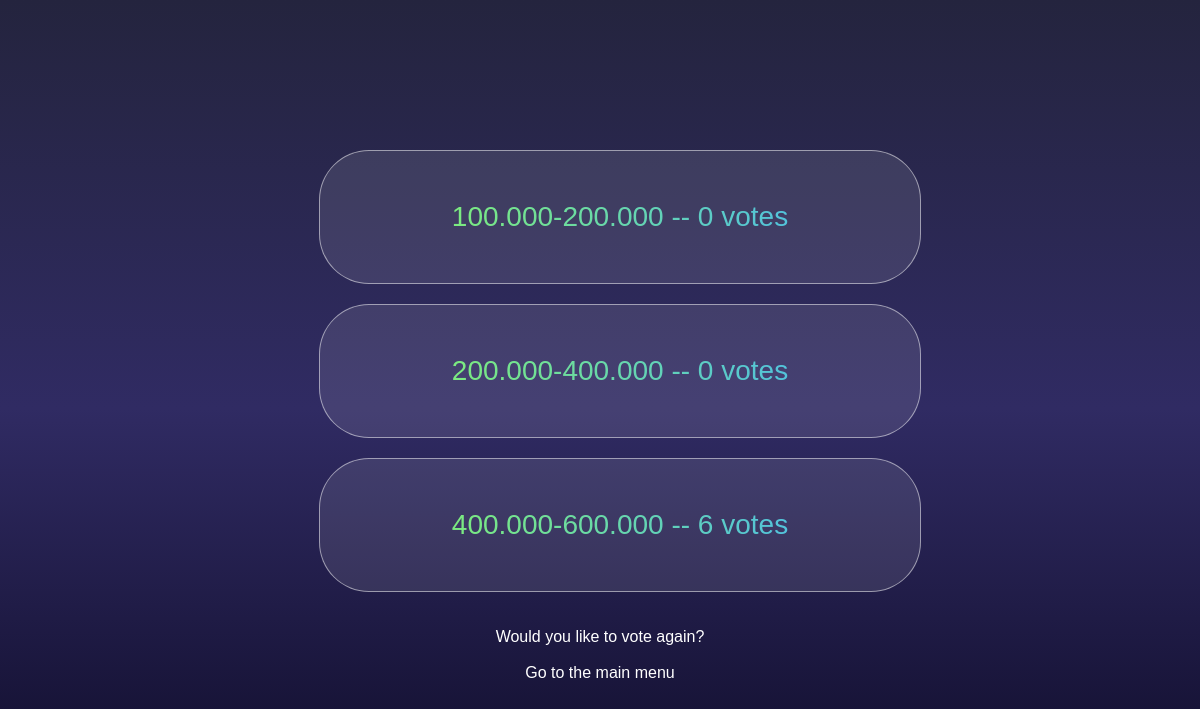
/polls/4/results, run on the app's committed database.
### polls/models.py (models this page shows, shortened)
class Choice(models.Model):
    question = models.ForeignKey(Question, on_delete=models.CASCADE)#on_delete=models.CASCADE "si se borra la pregunta, las respuestas tambien serán borradas"
    choice_text=models.CharField(max_length=200)
    votes=models.IntegerField(default=0)

### polls/views.py (the view)
# urls.py: path("<int:pk>/results", views.ResultView.as_view(), name='results'),
class ResultView(generic.DetailView):
    model=Question
    template_name="polls/results.html"
    def get_queryset(self):
        return Question.objects.filter(pub_date__lte=timezone.now())

### polls/templates/polls/results.html (shortened to what this page needs)
{% load static %}
<!DOCTYPE html>
<html lang="en">
<head>
    <link rel="stylesheet" href="{% static 'polls/style.css' %}">
    <link rel="stylesheet" href="{% static 'polls/results.css' %}">
</head>
<body>
    <ul>
        {% for choice in question.choice_set.all %}
            <li>{{choice.choice_text}} -- {{choice.votes}} vote{{choice.votes|pluralize}}</li>
        {% endfor %}
    </ul>
    <a href="{% url 'polls:detail' question.id %}">Would you like to vote again?</a>
    <br>
    <a href="{% url 'polls:index' %}">Go to the main menu</a>
</body>
</html>

### polls/static/polls/style.css (style rules this page uses)
body, header, ul, li, footer { align-items: center; display: flex; justify-content: center; }
header, ul { background: linear-gradient( to right, hsl(98, 100%, 62%), hsl(204, 100%, 59%) ); -webkit-background-clip: text; -webkit-text-fill-color: transparent; text-align: center; }
body { background: #0f0c29; background: -webkit-linear-gradient(to bottom, #24243e, #302b63, #0f0c29); background: linear-gradient(to bottom, #24243e, #302b63, #0f0c29); flex-direction: column; font-family: Arial, Helvetica, sans-serif; height: 100vh; }
ul { flex-direction: column; }
li { background: rgba(255,255,255,0.1); border-radius: 50px; border: 1px solid rgba(255,255,255,0.5); font-size: 28px; margin-bottom: 20px; padding: 50px; width: 500px; }
a { color: white; text-decoration: none; }

### polls/static/polls/results.css (style rules this page uses)
body { align-items: center; display: flex; justify-content: center; background: #0f0c29; background: -webkit-linear-gradient(to bottom, #24243e, #302b63, #0f0c29); background: linear-gradient(to bottom, #24243e, #302b63, #0f0c29); flex-direction: column; font-family: Arial, Helvetica, sans-serif; height: 100vh; }

### data on the page
Choice: choice_text "100.000-200.000", votes "0"
Choice: choice_text "200.000-400.000", votes "0"
Choice: choice_text "400.000-600.000", votes "6"
